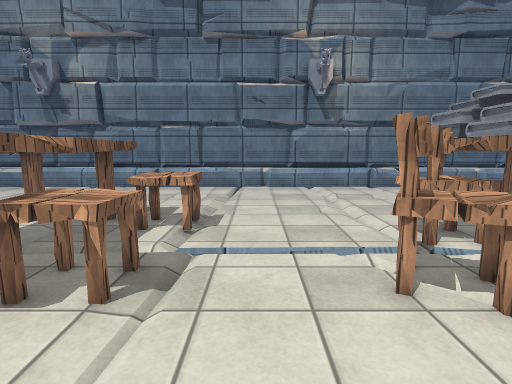
View 1 (above)

19 first-person views from a walk through a Unity game level. The camera is 1.4 m above the floor, tilts 8° down and sees 80° across. Doors are open. The floor is counted in squares, 0.5 m on a side. Each view is taken from the middle of a square. On the plan, view 1 faces up. The plan holds only what a view shows up to about 20 squares ahead; the rest is blank. The place goes on beyond the plan. Surface patterns are stand-ins for the level's own textures.

View 2
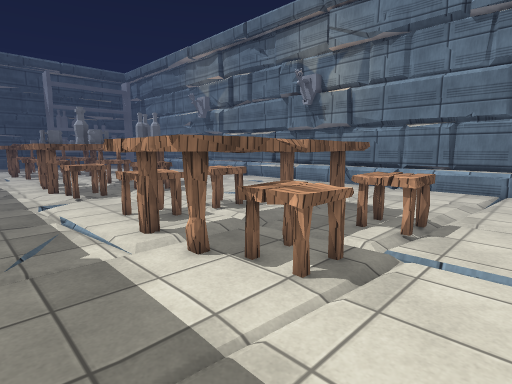

View 3
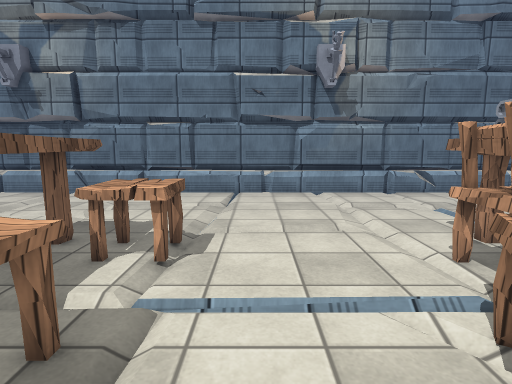

View 4
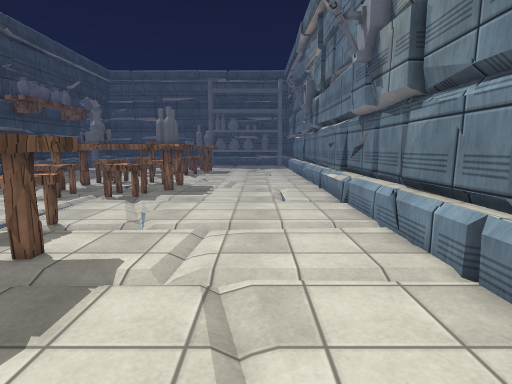

View 5
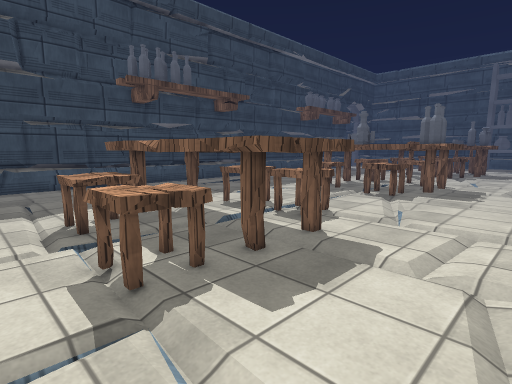

View 6
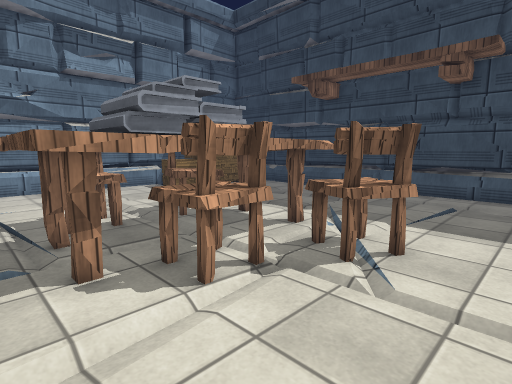

View 7
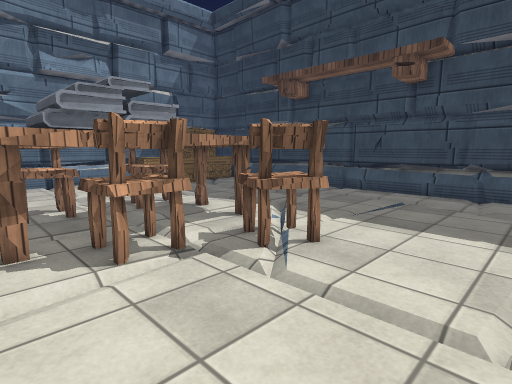

View 8
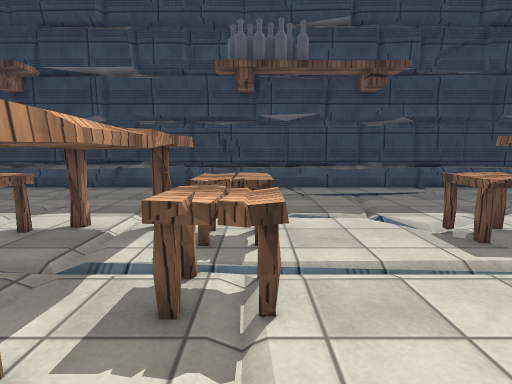

View 9
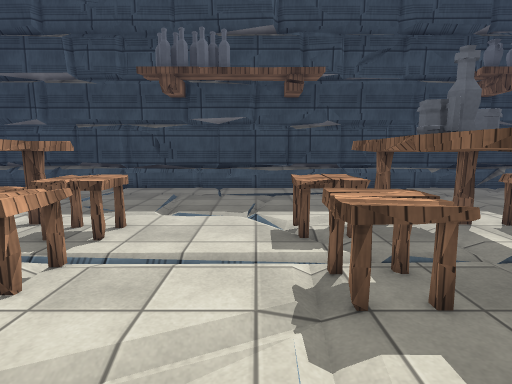

View 10
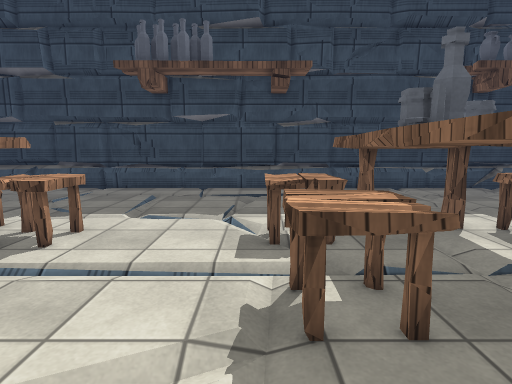

View 11
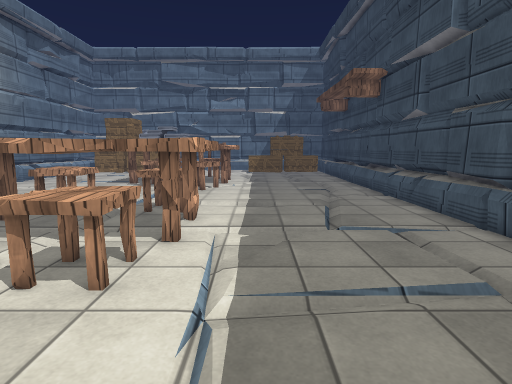

View 12
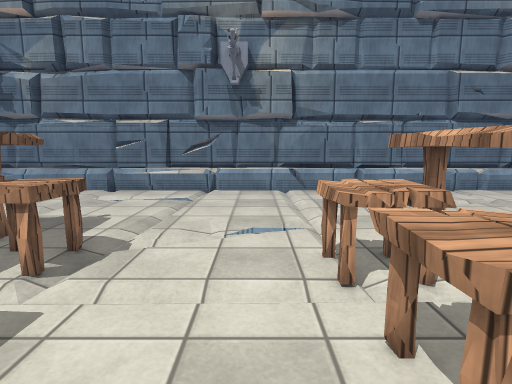

View 13
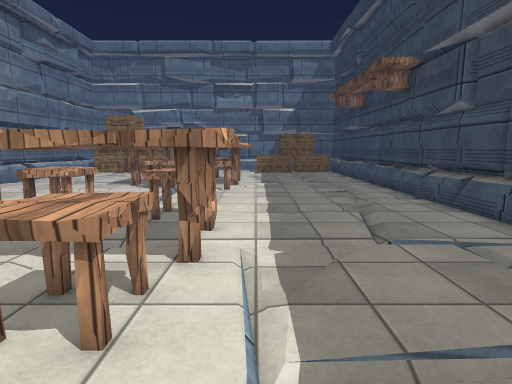

View 14
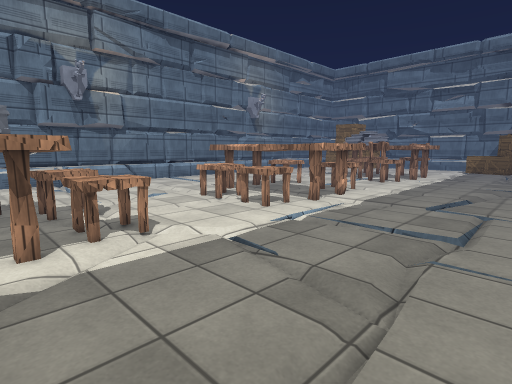

View 15
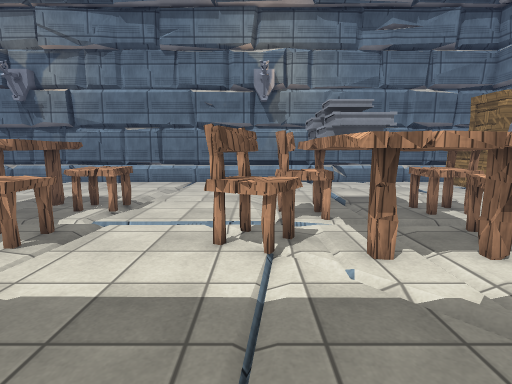

View 16
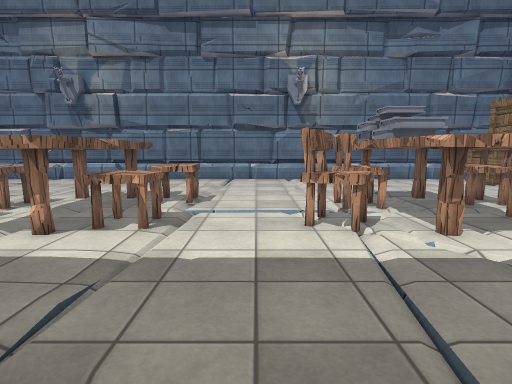

View 17
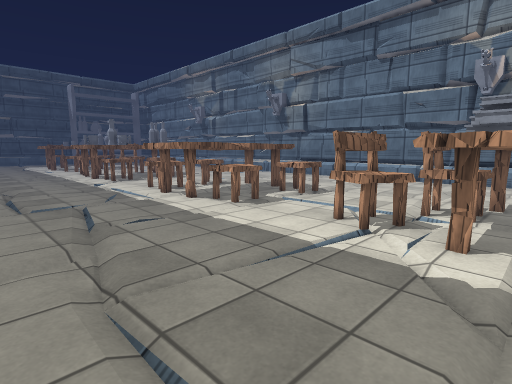

View 18
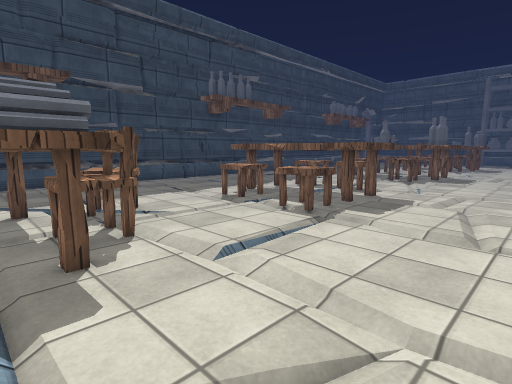

View 19
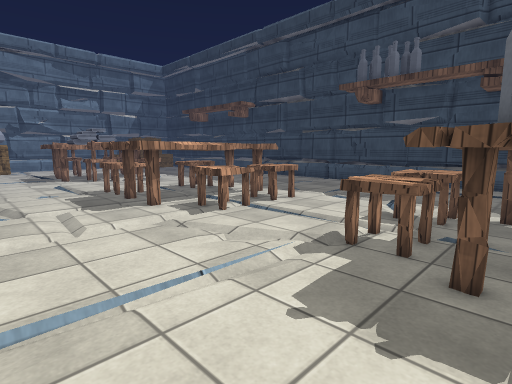

### Floor plan
Key: @ floor where view 1 was taken; # wall or solid block; . floor; / step, stairs or slope; = window, fence, low wall or low ledge; ^ raised ledge; O other object.
Columns run from 23 left of view 1 to 9 right of it. Each row starts with its distance up from view 1.
 23 ###^^^#^^^^###^^=^^^^^^^^^=^^^^#=
 22 .................................
 21 .................................
 20 .................................
 19 .................................
 18 .................................
 17 .................................
 16 .................................
 15 .................................
 14 .................................
 13 OOO..........OOOOOO..........OOOO
 12  OO..........OOO OOOOO.......OOO
 11   OOO......OOOO   OOOO......OOOO
 10  OOOOO....OOO#OO  OOOO......OOO
  9 OOOOO.....OOO#OOO O.........OOO
  8  OO..........OOO OO..........OOO
  7  OOOO......OOOOO OOOO.....OOOOOO
  6 OOOOOO.....OO#O  OOOO.....OOO# O
  5  OOOOO.....OOOOO OOOO.....OO##OOO
  4 OOO..........OOOOOO..........OOOO
  3 .................................
  2 .................................
  1 .................................
  0 .......................@.........
 -1 .................................
 -2  ................................
 -3  ...............................
 -4  ...............................
 -5 .........    ....................
 -6               //////=.==//.....

Where each view was taken, in squares from view 1:
view 1: 0 up, 0 right, facing up
view 2: 0 up, 1 right, facing up-left
view 3: 3 up, 0 right, facing up
view 4: 18 up, 1 left, facing left
view 5: 18 up, 0 right, facing down-left
view 6: 14 up, 0 right, facing down-right
view 7: 13 up, 2 left, facing down-right
view 8: 15 up, 12 left, facing down
view 9: 16 up, 17 left, facing down
view 10: 15 up, 18 left, facing down
view 11: 2 up, 18 left, facing right
view 12: 3 up, 14 left, facing up
view 13: 3 up, 16 left, facing right
view 14: 5 down, 23 left, facing up-right
view 15: 3 down, 4 right, facing up
view 16: 5 down, 1 right, facing up
view 17: 5 down, 9 right, facing up-left
view 18: 20 up, 9 right, facing down-left
view 19: 19 up, 23 left, facing down-right
